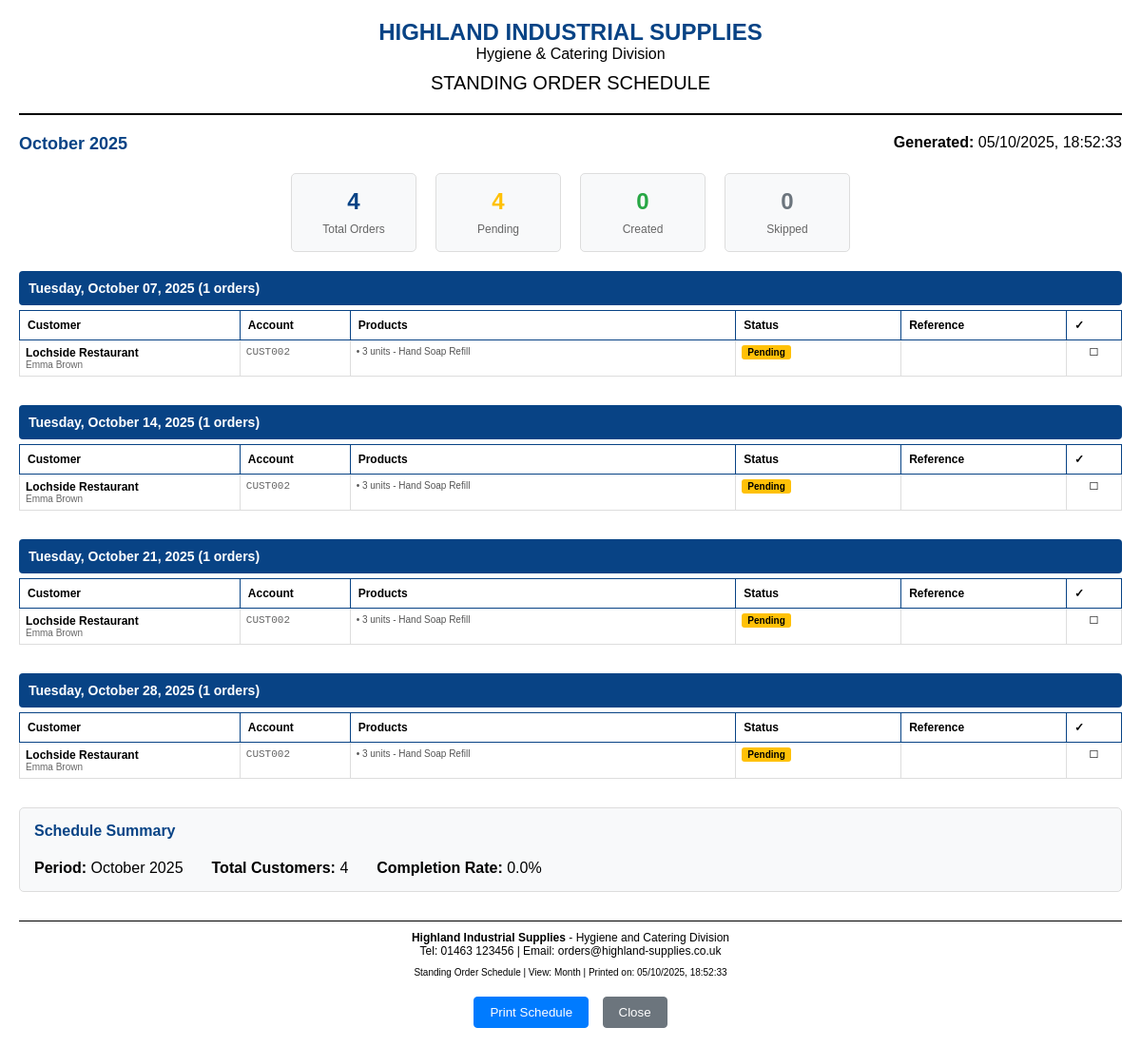
The page /standing-orders/schedule-view/print (signed in) on the database as committed earlier.
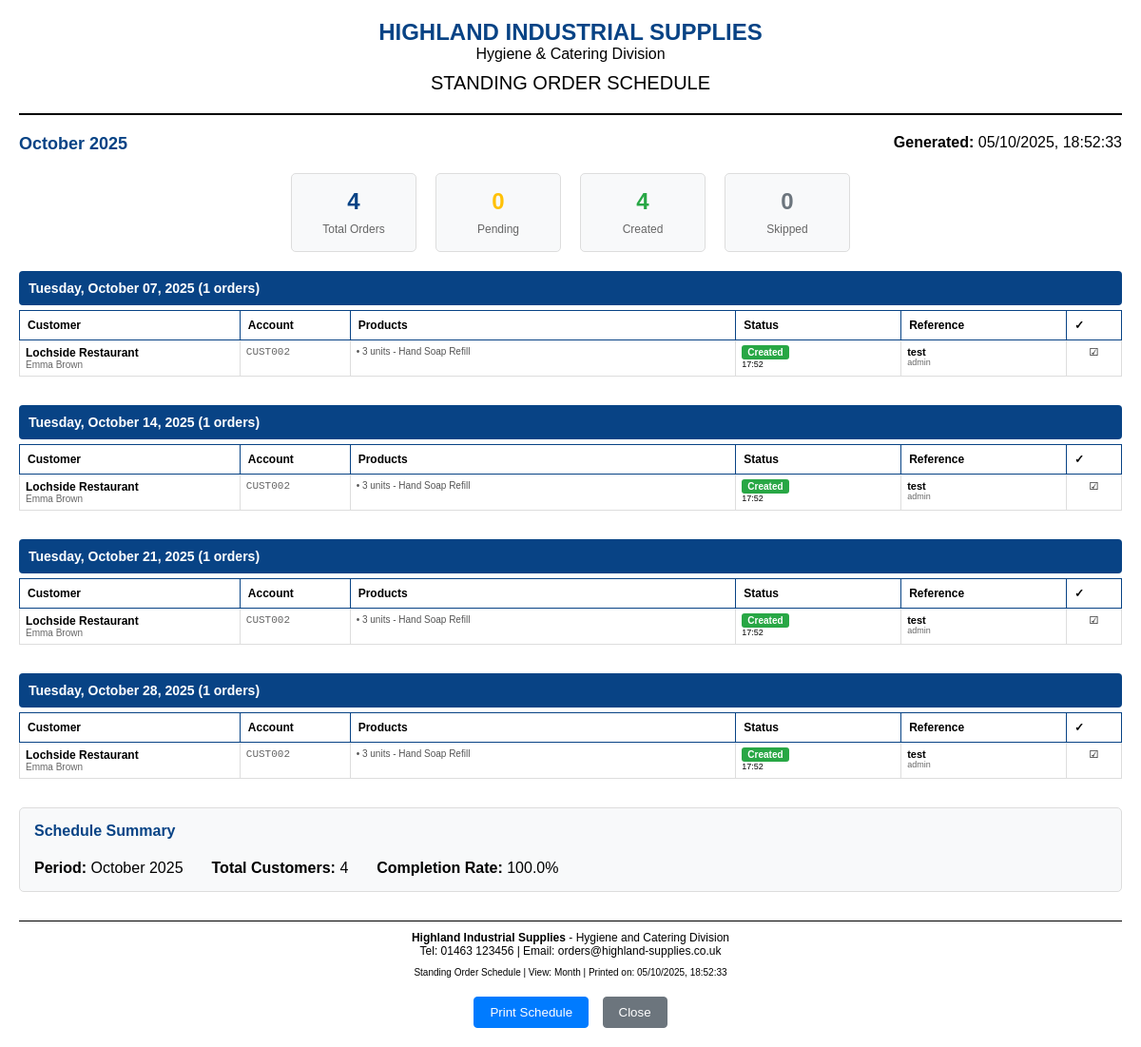
The same page on the database as committed later.
### app/models.py (models this page shows, shortened)
class StandingOrderSchedule(db.Model):
    id = db.Column(db.Integer, primary_key=True)
    standing_order_id = db.Column(db.Integer, db.ForeignKey('standing_order.id'), nullable=False)
    scheduled_date = db.Column(db.Date, nullable=False)
    status = db.Column(db.String(20), default='pending')  # pending, created, skipped
    order_created_date = db.Column(db.DateTime, nullable=True)
    order_created_by = db.Column(db.Integer, db.ForeignKey('user.id'), nullable=True)
    order_reference = db.Column(db.String(50))
    notes = db.Column(db.Text)
    created_by_user = db.relationship('User', backref='created_orders_from_standing')
    __table_args__ = (db.UniqueConstraint('standing_order_id', 'scheduled_date'),)

class Customer(db.Model):
    id = db.Column(db.Integer, primary_key=True)
    account_number = db.Column(db.String(20), unique=True, nullable=False, index=True)
    name = db.Column(db.String(100), nullable=False, index=True)
    contact_name = db.Column(db.String(100))
    phone = db.Column(db.String(20))  # Main phone number for the account
    email = db.Column(db.String(100))
    address = db.Column(db.String(200))
    notes = db.Column(db.Text)
    callsheet_notes = db.Column(db.Text)  # Persistent across all callsheets
    addresses = db.relationship('CustomerAddress', backref='customer', lazy=True, cascade='all, delete-orphan')

class User(db.Model, UserMixin):
    id = db.Column(db.Integer, primary_key=True)
    username = db.Column(db.String(20), unique=True, nullable=False)  # Keep for system use
    email = db.Column(db.String(120), unique=True, nullable=False, index=True)  # Primary identifier
    full_name = db.Column(db.String(100), nullable=False)
    password_hash = db.Column(db.String(128), nullable=False)  # Changed from 'password' to 'password_hash'
    role = db.Column(db.String(20), nullable=False)
    job_title = db.Column(db.String(100))
    direct_phone = db.Column(db.String(20))
    mobile_phone = db.Column(db.String(20))
    is_active = db.Column(db.Boolean, default=True)
    must_change_password = db.Column(db.Boolean, default=False)
    created_at = db.Column(db.DateTime, nullable=False, default=datetime.utcnow)
    last_login = db.Column(db.DateTime)
    forms = db.relationship('Form', foreign_keys='Form.user_id', backref='author', lazy=True)
    callsheet_entries = db.relationship('CallsheetEntry', backref='entered_by', lazy=True)
    callsheets_created = db.relationship('Callsheet', backref='created_by_user', lazy=True)
    todo_items = db.relationship('TodoItem', backref='user', lazy=True, cascade='all, delete-orphan')
    company_updates = db.relationship('CompanyUpdate', backref='author', lazy=True, cascade='all, delete-orphan')

### app/routes.py (the view)
@main.route('/standing-orders/schedule-view/print')
@login_required
def print_schedule_view():
    view_type = request.args.get('view', 'month')
    target_date = request.args.get('date', str(date.today()))
    try:
        target_date = datetime.strptime(target_date, '%Y-%m-%d').date()
    except:
        target_date = date.today()
    if view_type == 'day':
        start_date = target_date
        end_date = target_date
    elif view_type == 'week':
        start_date = target_date - timedelta(days=target_date.weekday())
        end_date = start_date + timedelta(days=6)
    else:  # month
        start_date = date(target_date.year, target_date.month, 1)
        end_date = date(target_date.year, target_date.month, calendar.monthrange(target_date.year, target_date.month)[1])
    schedules = StandingOrderSchedule.query.join(StandingOrder).join(Customer).filter(
        StandingOrderSchedule.scheduled_date.between(start_date, end_date)
    ).order_by(StandingOrderSchedule.scheduled_date, Customer.name).all()
    schedules_by_date = {}
    for schedule in schedules:
        date_key = schedule.scheduled_date
        if date_key not in schedules_by_date:
            schedules_by_date[date_key] = []
        schedules_by_date[date_key].append(schedule)
    total = len(schedules)
    completed = len([s for s in schedules if s.status == 'created'])
    pending = len([s for s in schedules if s.status == 'pending'])
    skipped = len([s for s in schedules if s.status == 'skipped'])
    return render_template(
        'print_schedule_view.html',
        view_type=view_type,
        target_date=target_date,
        start_date=start_date,
        end_date=end_date,
        schedules_by_date=schedules_by_date,
        total=total,
        completed=completed,
        pending=pending,
        skipped=skipped
    )

### app/models.py (called while the page is built)
@login_manager.user_loader
def load_user(user_id):
    return User.query.get(int(user_id))

### app/templates/print_schedule_view.html (shortened to what the changed rows need)
<!DOCTYPE html>
<html lang="en">
  <head>
  </head>
  <body>
    <div class="header">
      <div class="company-name">HIGHLAND INDUSTRIAL SUPPLIES</div>
      <div>Hygiene & Catering Division</div>
      <div class="form-title">STANDING ORDER SCHEDULE</div>
    </div>
    <div class="form-info">
      <div>
      </div>
      <div><strong>Generated:</strong> <span id="print-date"></span></div>
    </div>
    <div class="stats-container">
      <div class="stat-box">
      </div>
      <div class="stat-box">
        <h4 style="color: #ffc107">{{ pending }}</h4>
        <small>Pending</small>
      </div>
      <div class="stat-box">
        <h4 style="color: #28a745">{{ completed }}</h4>
        <small>Created</small>
      </div>
      <div class="stat-box">
      </div>
    </div>
    {% if schedules_by_date %} {% for date, schedules in
    schedules_by_date.items()|sort %}
    <div class="date-header">
      {{ date.strftime('%A, %B %d, %Y') }} ({{ schedules|length }} orders)
    </div>
    <table class="schedule-table">
      <thead>
        <tr>
          <th width="20%">Customer</th>
          <th width="10%">Account</th>
          <th width="35%">Products</th>
          <th width="15%">Status</th>
          <th width="15%">Reference</th>
          <th width="5%">✓</th>
        </tr>
      </thead>
      <tbody>
        {% for schedule in schedules %}
        <tr>
          <td>
            <div class="customer-name">
              {{ schedule.standing_order.customer.name }}
            </div>
            {% if schedule.standing_order.customer.contact_name %}
            <div style="font-size: 10px; color: #666">
              {{ schedule.standing_order.customer.contact_name }}
            </div>
            {% endif %}
          </td>
          <td>
            <div class="account-number">
              {{ schedule.standing_order.customer.account_number }}
            </div>
          </td>
          <td>
            <div class="product-list">
              {% for item in schedule.standing_order.items %} • {{ item.quantity
              }} {{ item.unit_type }} - {{ item.product_name }}<br />
              {% endfor %}
            </div>
          </td>
          <td>
            {% if schedule.status == 'created' %}
            <span class="status-badge status-created">Created</span>
            {% if schedule.order_created_date %}
            <div style="font-size: 9px; margin-top: 2px">
              {{ schedule.order_created_date.strftime('%H:%M') }}
            </div>
            {% endif %} {% elif schedule.status == 'skipped' %}
            <span class="status-badge status-skipped">Skipped</span>
            {% else %}
            <span class="status-badge status-pending">Pending</span>
            {% endif %}
          </td>
          <td>
            {% if schedule.order_reference %}
            <strong>{{ schedule.order_reference }}</strong>
            {% endif %} {% if schedule.created_by_user %}
            <div style="font-size: 9px; color: #666">
              {{ schedule.created_by_user.username }}
            </div>
            {% endif %}
          </td>
          <td style="text-align: center">
            {% if schedule.status == 'pending' %} ☐ {% elif schedule.status ==
            'created' %} ☑ {% else %} ☒ {% endif %}
          </td>
        </tr>
        {% endfor %}
      </tbody>
    </table>
    {% endfor %} {% else %}
    <div style="text-align: center; padding: 40px; color: #666">
      <h3>No standing orders scheduled for this period</h3>
    </div>
    {% endif %}
    <div
      style="
        margin-top: 30px;
        padding: 15px;
        background-color: #f8f9fa;
        border: 1px solid #ddd;
        border-radius: 5px;
      "
    >
      <h4 style="color: #084385; margin-top: 0">Schedule Summary</h4>
      <div style="display: flex; gap: 30px">
        <div>
          <strong>Period:</strong>
          {% if view_type == 'day' %} {{ target_date.strftime('%A, %B %d, %Y')
          }} {% elif view_type == 'week' %} {{ start_date.strftime('%B %d') }} -
          {{ end_date.strftime('%B %d, %Y') }} {% else %} {{
          target_date.strftime('%B %Y') }} {% endif %}
        </div>
        <div>
          <strong>Total Customers:</strong> {{
          schedules_by_date.values()|map('length')|sum if schedules_by_date else
          0 }}
        </div>
        <div>
          <strong>Completion Rate:</strong>
          {% if total > 0 %} {{ "%.1f"|format((completed / total * 100)) }}% {%
          else %} 0% {% endif %}
        </div>
      </div>
    </div>
    <div class="footer">
      <div>
      </div>
      <div>Tel: 01463 123456 | Email: orders@highland-supplies.co.uk</div>
      <div style="margin-top: 10px; font-size: 10px">
      </div>
    </div>
    <div class="no-print" style="margin-top: 20px; text-align: center">
      <button onclick="window.print()" class="btn">Print Schedule</button>
      <button onclick="window.close()" class="btn btn-secondary">Close</button>
    </div>
  </body>
</html>

Rows that differ between the two databases and show on the page:
changed StandingOrderSchedule "Tuesday, October 07, 2025": status "pending" → "created" (drawn); order_reference empty → "test" (drawn)
changed StandingOrderSchedule "Tuesday, October 14, 2025": status "pending" → "created" (drawn); order_reference empty → "test" (drawn)
changed StandingOrderSchedule "Tuesday, October 21, 2025": status "pending" → "created" (drawn); order_reference empty → "test" (drawn)
changed StandingOrderSchedule "Tuesday, October 28, 2025": status "pending" → "created" (drawn); order_reference empty → "test" (drawn)
Other text that changed with them:
{{ pending }}: "4" → "0"
{{ completed }}: "0" → "4"
{{ "%.1f"|format((completed / total * 100)) }}: "0.0" → "100.0"
list line gone: "Pending ☐"
new list line: "Created 17:52 test admin ☑"
